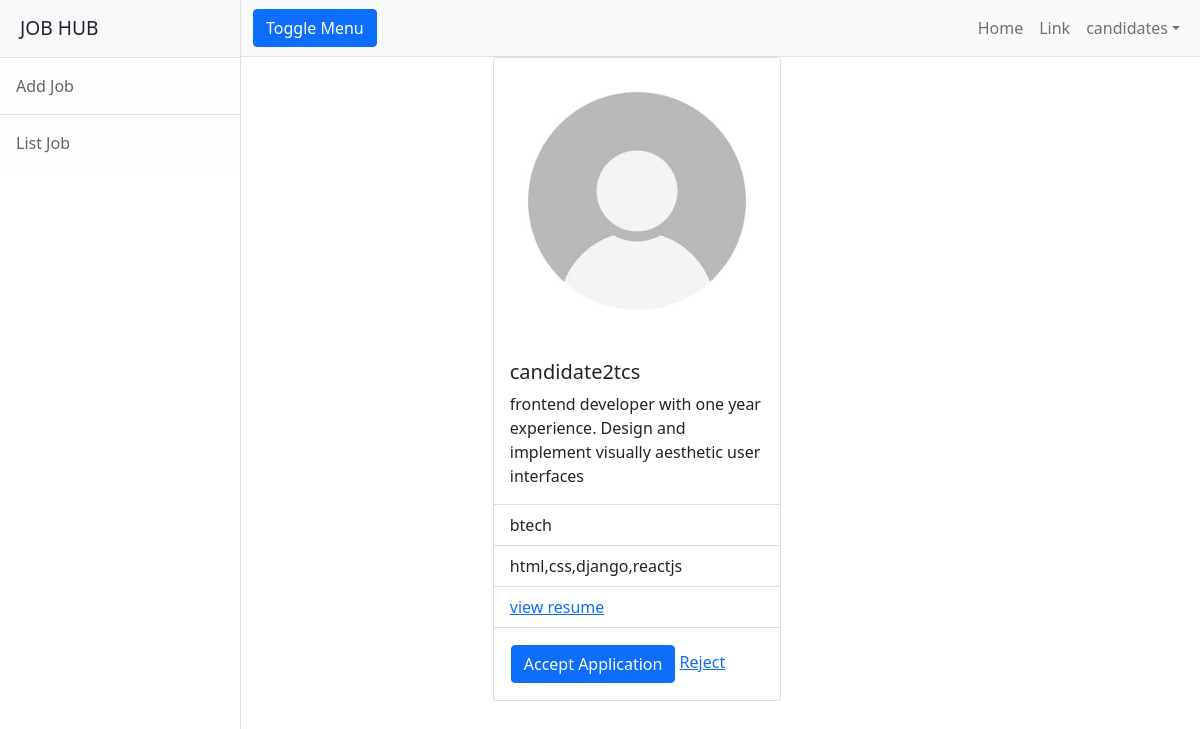
The app's page /employer/applications/details/2 (signed in) with its own data.
### employer/models.py (models this page shows)
class User(AbstractUser):
    options=(
             ("employer","employer"),
             ("candidate","candidate")
             )
    role=models.CharField(max_length=120,choices=options,default="candidate")
    phone=models.CharField(max_length=12,null=True)

class Applications(models.Model):
        applicant = models.ForeignKey(User, on_delete=models.CASCADE,
                                      related_name="applicant")  # no of applicants can apply an applications ie  many to one-foreignkey
        job = models.ForeignKey(Jobs, on_delete=models.CASCADE)  # many job can apply  a candidate
        options = (
            ("applied", "applied"),  # (values in backend, display)
            ("accepted", "accepted"),
            ("rejected", "rejected"),
            ("pending", "pending"),
            ("cancelled", "cancelled")
        )
        status = models.CharField(max_length=120, choices=options, default="applied")
        date = models.DateTimeField(auto_now_add=True)
        class Meta:
            unique_together=("applicant","job")#befor thie its stop only apply job via client if we apply the job through the url it is posted again and again

### candidates/models.py (models this page shows)
class CandidateProfile(models.Model):
    user=models.OneToOneField(User,on_delete=models.CASCADE,related_name="candidate")
    profile_pic=models.ImageField(upload_to="candprofiles")
    resume=models.FileField(upload_to="cvs",null=True)
    qualification=models.CharField(max_length=120)
    skills=models.CharField(max_length=120)
    experience=models.PositiveIntegerField(default=0)

### employer/views.py (the view)
# urls.py: path("applications/details/<int:id>",views.EmployeeApplicationDetailView.as_view(),name="emplyee-detailapp"),
@method_decorator(signin_required,name='dispatch')
class EmployeeApplicationDetailView(DetailView):
    model=Applications
    context_object_name = "application"
    template_name = "emp-appdetail.html"
    pk_url_kwarg = "id"

### employer/templates/emp-appdetail.html (shortened to what this page needs)
{%extends 'base.html'%}
{%block body_block%}
<div class="row">
    <div class="col-3"></div>
    <div class="col-6">
        <div class="card" style="width: 18rem;">
            <img src="{{application.applicant.candidate.profile_pic.url}}" class="card-img-top" alt="Card image cap">
            <div class="card-body">
                <h5 class="card-title">{{application.applicant}}</h5>
                <p class="card-text">frontend developer with one year experience.
                    Design and implement visually aesthetic user interfaces</p>
            </div>
            <ul class="list-group list-group-flush">
                <li class="list-group-item">{{application.applicant.candidate.qualification}}</li>
                <li class="list-group-item">{{application.applicant.candidate.skills}}</li>
                <li class="list-group-item"><a href="{{application.applicant.candidate.resume.url}}">view resume</a>
                </li>
            </ul>
            <div class="card-body">
                <table>
                    <td>
                         <button type="button" class="btn btn-primary" data-bs-toggle="modal" data-bs-target="#exampleModal">
                          Accept Application
                        </button>
                        <a href="{%url 'reject-application' application.id%}" class="card-link">Reject</a>
                    </td>
                </table>
            </div>
        </div>
    </div>
    <div class="col-3"></div>
</div>
{%endblock%}

### employer/templates/base.html (shortened to what this page needs)
<!DOCTYPE html>
{%load static%}
<html lang="en">
    <head>
        <link href="{%static  'css/styles.css'%}" rel="stylesheet" />
    </head>
    <body>
        <div class="d-flex" id="wrapper">
            <div class="border-end bg-white" id="sidebar-wrapper">
                <div class="sidebar-heading border-bottom bg-light">JOB HUB </div>
                <div class="list-group list-group-flush">
                    <a class="list-group-item list-group-item-action list-group-item-light p-3" href="{%url 'emp-addjob'%}">Add Job</a>
                    <a class="list-group-item list-group-item-action list-group-item-light p-3" href="{%url 'emp-alljobs'%}">List Job</a>
                </div>
            </div>
            <div id="page-content-wrapper">
                <nav class="navbar navbar-expand-lg navbar-light bg-light border-bottom">
                    <div class="container-fluid">
                        <button class="btn btn-primary" id="sidebarToggle">Toggle Menu</button>
                        <div class="collapse navbar-collapse" id="navbarSupportedContent">
                            <ul class="navbar-nav ms-auto mt-2 mt-lg-0">
                                <li class="nav-item active"><a class="nav-link" href="#!">Home</a></li>
                                <li class="nav-item"><a class="nav-link" href="#!">Link</a></li>
                                <li class="nav-item dropdown">
                                    <a class="nav-link dropdown-toggle" id="navbarDropdown" href="#" role="button" data-bs-toggle="dropdown" aria-haspopup="true" aria-expanded="false">{{request.user}}</a>
                                </li>
                            </ul>
                        </div>
                    </div>
                </nav>
                <div class="container-fluid">
                    {%block body_block%}
                    {%endblock%}
                </div>
            </div>
        </div>
    </body>
</html>

### records on screen
User: user "candidates"
Applications: applicant.candidate.profile_pic (picture), applicant "candidate2tcs", applicant.candidate.qualification "btech", applicant.candidate.skills "html,css,django,reactjs"
